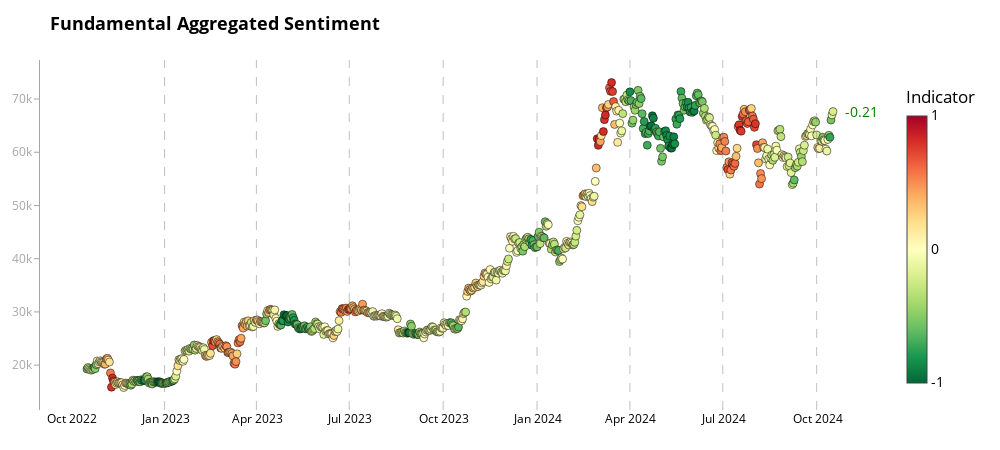

Notebook source saved alongside this figure:
### Code cell
# Example usage
fig2 = chart_aggregate(merged_df, 'aggregate_indicator_manual', 'price_usd_close', "Fundamental Aggregated Sentiment")
fig2.show()
pio.write_html(fig2, file=f'aggregated_scatter_analysis_fundamental_aggr_last_2year.html')
print("All charts have been displayed and saved as separate HTML files.")

### Figure 1 — Plotly figure (JSON) as saved in the notebook; plotly's stock layout.template omitted (floating-point values rounded to 4 significant figures; data arrays with more than 128 entries replaced by an {"elided": "..."} marker saying what was removed)
{"data": [{"hoverinfo": "text", "marker": {"cmax": 1, "cmin": -1, "color": {"elided": "732 float values"}, "colorbar": {"len": 0.9, "lenmode": "fraction", "thickness": 20, "ticktext": ["-1", "0", "1"], "tickvals": [-1, 0, 1], "title": {"text": "Indicator"}, "x": 1.02, "xpad": 10}, "colorscale": [[0.0, "rgb(0,104,55)"], [0.1, "rgb(26,152,80)"], [0.2, "rgb(102,189,99)"], [0.3, "rgb(166,217,106)"], [0.4, "rgb(217,239,139)"], [0.5, "rgb(255,255,191)"], [0.6, "rgb(254,224,139)"], [0.7, "rgb(253,174,97)"], [0.8, "rgb(244,109,67)"], [0.9, "rgb(215,48,39)"], [1.0, "rgb(165,0,38)"]], "line": {"color": "black", "width": 0.5}, "size": 8}, "mode": "markers", "text": {"elided": "732 str values"}, "x": {"elided": "732 str values"}, "y": {"elided": "732 float values"}, "type": "scatter"}], "layout": {"shapes": [{"line": {"color": "rgba(128, 128, 128, 0.7)", "dash": "dash", "width": 1}, "opacity": 0.7, "type": "line", "x0": "2022-12-31T00:00:00", "x1": "2022-12-31T00:00:00", "xref": "x", "y0": 0, "y1": 1, "yref": "y domain"}, {"line": {"color": "rgba(128, 128, 128, 0.7)", "dash": "dash", "width": 1}, "opacity": 0.7, "type": "line", "x0": "2023-03-31T00:00:00", "x1": "2023-03-31T00:00:00", "xref": "x", "y0": 0, "y1": 1, "yref": "y domain"}, {"line": {"color": "rgba(128, 128, 128, 0.7)", "dash": "dash", "width": 1}, "opacity": 0.7, "type": "line", "x0": "2023-06-30T00:00:00", "x1": "2023-06-30T00:00:00", "xref": "x", "y0": 0, "y1": 1, "yref": "y domain"}, {"line": {"color": "rgba(128, 128, 128, 0.7)", "dash": "dash", "width": 1}, "opacity": 0.7, "type": "line", "x0": "2023-09-30T00:00:00", "x1": "2023-09-30T00:00:00", "xref": "x", "y0": 0, "y1": 1, "yref": "y domain"}, {"line": {"color": "rgba(128, 128, 128, 0.7)", "dash": "dash", "width": 1}, "opacity": 0.7, "type": "line", "x0": "2023-12-31T00:00:00", "x1": "2023-12-31T00:00:00", "xref": "x", "y0": 0, "y1": 1, "yref": "y domain"}, {"line": {"color": "rgba(128, 128, 128, 0.7)", "dash": "dash", "width": 1}, "opacity": 0.7, "type": "line", "x0": "2024-03-31T00:00:00", "x1": "2024-03-31T00:00:00", "xref": "x", "y0": 0, "y1": 1, "yref": "y domain"}, {"line": {"color": "rgba(128, 128, 128, 0.7)", "dash": "dash", "width": 1}, "opacity": 0.7, "type": "line", "x0": "2024-06-30T00:00:00", "x1": "2024-06-30T00:00:00", "xref": "x", "y0": 0, "y1": 1, "yref": "y domain"}, {"line": {"color": "rgba(128, 128, 128, 0.7)", "dash": "dash", "width": 1}, "opacity": 0.7, "type": "line", "x0": "2024-09-30T00:00:00", "x1": "2024-09-30T00:00:00", "xref": "x", "y0": 0, "y1": 1, "yref": "y domain"}], "annotations": [{"align": "left", "font": {"color": "green", "size": 14}, "showarrow": false, "text": "-0.21", "x": "2024-10-16T00:00:00", "xanchor": "left", "xshift": 10, "y": 67640.0, "yanchor": "middle"}], "title": {"font": {"color": "black", "size": 18, "weight": "bold"}, "text": "Fundamental Aggregated Sentiment"}, "font": {"color": "black", "size": 14}, "margin": {"l": 40, "r": 120, "t": 60, "b": 40}, "showlegend": false, "hovermode": "closest", "plot_bgcolor": "white", "paper_bgcolor": "white", "width": 1000, "height": 450, "xaxis": {"tickfont": {"color": "black", "size": 12}, "showgrid": false, "zeroline": false, "dtick": "M3", "tickformat": "%b %Y", "showline": false, "mirror": false}, "yaxis": {"tickfont": {"color": "rgba(128, 128, 128, 0.7)", "size": 12}, "showgrid": false, "zeroline": false, "showline": true, "linewidth": 1, "linecolor": "rgba(128, 128, 128, 0.7)", "mirror": false, "ticks": "outside", "ticklen": 5, "tickcolor": "rgba(128, 128, 128, 0.7)"}}}
